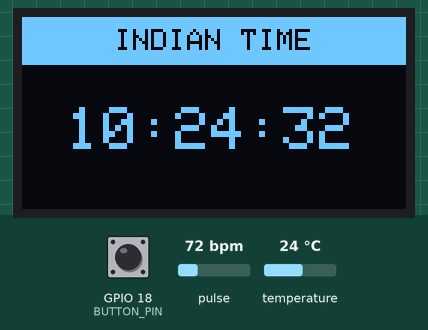
Bench run of a sketch on a simulated ESP32. Parts: 128×64 one-colour display. The inputs (shaded band) are chosen by the test bench; at power-on: GPIO 18 (BUTTON_PIN) HIGH, temperature 24 °C, pulse 72 bpm. WiFi joins after 1.5 s; servers stay silent unless stated; uploads are accepted with an empty reply; the local clock reads 2024-03-15 10:24:30 at power-on unless the sketch sets it; what the sketch prints to the serial monitor is not drawn.

Above: at 3.0 s.
3.1 s: GPIO 18 (BUTTON_PIN) pulled LOW for 0.15 s
At 4.6 s:
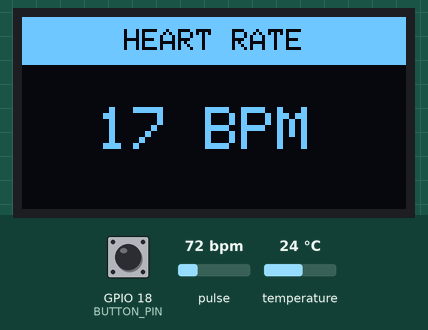
7.9 s: GPIO 18 (BUTTON_PIN) pulled LOW for 3.2 s
At 9.9 s:
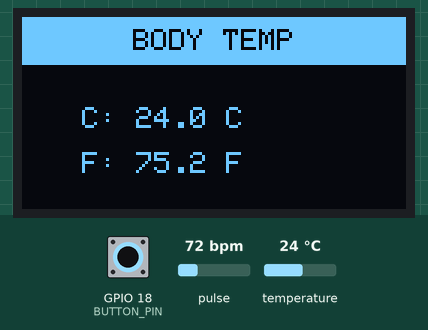
14.3 s: GPIO 18 (BUTTON_PIN) pulled LOW for 3.2 s
19.6 s: temperature set to 12 °C
At 20.6 s:
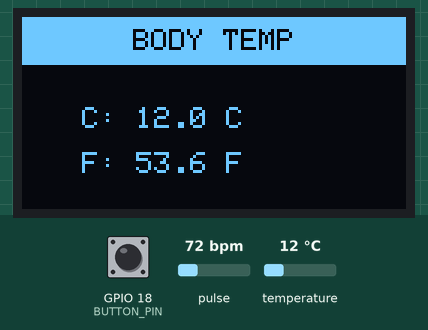
21.2 s: GPIO 18 (BUTTON_PIN) pulled LOW for 1 s
At 22.7 s:
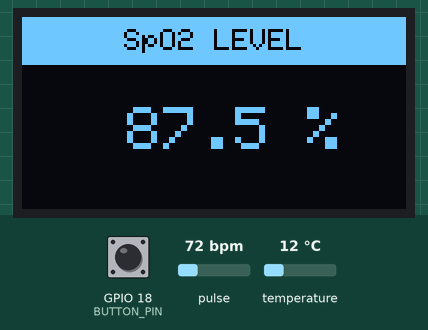
22.8 s: GPIO 18 (BUTTON_PIN) pulled LOW for 1 s
At 24.7 s:
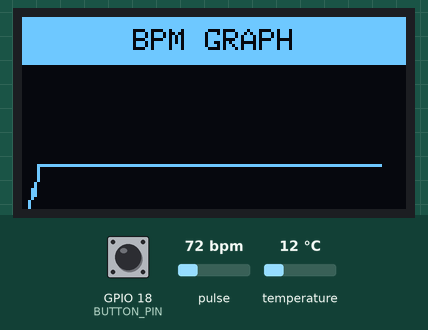
Timing chart, 0 to 26.2 s (numbered marks = the images above; inputs shaded):
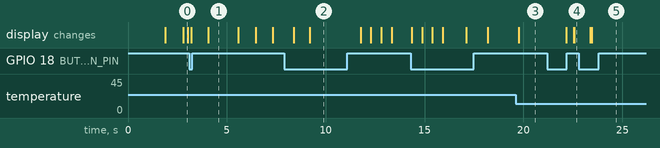

Measured:
- after the input at 3.1 s, the display: first changes after 0.10 s (image 1 shows a later state)
- after the input at 7.9 s, the display: first differs from a run without the input after 1.3 s (image 2)
- after the input at 19.6 s, the display: changes after 0.18 s (image 3)
- after the input at 21.2 s, the display: changes after 0.96 s (image 4)
- what the display in image 1 shows lasts 1.5 s, from 4.1 s to 5.6 s

The sketch:

cps_final.ino
```cpp
#include <WiFi.h>
#include <time.h>
#include <Wire.h>
#include <HTTPClient.h>
#include "base64.h"
#include <Adafruit_GFX.h>
#include <Adafruit_SSD1306.h>
#include <OneWire.h>
#include <DallasTemperature.h>
#include "MAX30105.h"
#include "heartRate.h"

// ================= BLYNK =================
#define BLYNK_TEMPLATE_ID "TMPL3aYpKaUEv"
#define BLYNK_TEMPLATE_NAME "ESP32 HealthX"
#define BLYNK_AUTH_TOKEN "qtmJUXBIpWzPUDu8aZrka_uY9IVutM4X"

#include <BlynkSimpleEsp32.h>
char auth[] = BLYNK_AUTH_TOKEN;

// ================= WIFI =================
const char* ssid = "wifi";
const char* password = "pass";

const long gmtOffset_sec = 19800;
const int daylightOffset_sec = 0;

// ================= TWILIO =================
const char* accountSID = "AC0051fde8a13b0abad26070e8401b2e08";
const char* authToken = "37116736c59ffa9a8f873ae046146cb4";
const char* fromNumber = "number";
const char* toNumber   = "number";

// ================= OLED =================
Adafruit_SSD1306 display(128, 64, &Wire, -1);

// ================= SENSORS =================
#define ONE_WIRE_BUS 15
OneWire oneWire(ONE_WIRE_BUS);
DallasTemperature sensors(&oneWire);
MAX30105 particleSensor;

// ================= BUTTON =================
#define BUTTON_PIN 18
#define DEBOUNCE_TIME 40
int screenMode = 0;

bool lastReading = HIGH;
bool stableState = HIGH;
unsigned long lastDebounceTime = 0;

// ================= EMERGENCY =================
unsigned long pressStartTime = 0;
bool longPressTriggered = false;
bool emergencyActive = false;
bool flashState = false;
unsigned long lastFlashTime = 0;

// ================= HEART =================
const byte RATE_SIZE = 4;
byte rates[RATE_SIZE];
byte rateSpot = 0;
long lastBeat = 0;
int beatAvg = 0;
float spo2 = 0;

// ================= GRAPH =================
#define GRAPH_POINTS 120
int bpmGraph[GRAPH_POINTS];
int graphIndex = 0;

// ================= BLYNK TIMER =================
unsigned long lastBlynkSend = 0;

// ======================================================
void sendEmergencySMS()
{
  if (WiFi.status() != WL_CONNECTED) return;

  HTTPClient http;
  String url = "https://api.twilio.com/2010-04-01/Accounts/" + String(accountSID) + "/Messages.json";
  http.begin(url);

  String authStr = String(accountSID) + ":" + String(authToken);
  String encodedAuth = base64::encode(authStr);

  http.addHeader("Authorization", "Basic " + encodedAuth);
  http.addHeader("Content-Type", "application/x-www-form-urlencoded");

  String messageBody = "From=" + String(fromNumber) +
                       "&To=" + String(toNumber) +
                       "&Body=EMERGENCY ALERT! Patient needs immediate attention!";

  http.POST(messageBody);
  http.end();
}

// ======================================================
void connectWiFi()
{
  WiFi.begin(ssid, password);
  Serial.print("Connecting to WiFi");

  unsigned long startAttempt = millis();

  while (WiFi.status() != WL_CONNECTED && millis() - startAttempt < 10000) {
    delay(500);
    Serial.print(".");
  }

  if (WiFi.status() == WL_CONNECTED) {
    Serial.println("\nWiFi Connected");
    Blynk.begin(auth, ssid, password);

    configTime(gmtOffset_sec, daylightOffset_sec, "pool.ntp.org", "time.nist.gov");

    struct tm timeinfo;
    int retry = 0;
    while (!getLocalTime(&timeinfo) && retry < 15) {
      delay(1000);
      retry++;
    }
  }
}

// ======================================================
void setup() {

  Serial.begin(115200);
  pinMode(BUTTON_PIN, INPUT_PULLUP);

  Wire.begin(21,22);
  display.begin(SSD1306_SWITCHCAPVCC, 0x3C);

  sensors.begin();
  particleSensor.begin(Wire);
  particleSensor.setup();
  particleSensor.setPulseAmplitudeRed(0x1F);
  particleSensor.setPulseAmplitudeIR(0x1F);

  for(int i=0;i<GRAPH_POINTS;i++){
    bpmGraph[i] = 75;
  }

  connectWiFi();
}

// ======================================================
void handleButton()
{
  bool reading = digitalRead(BUTTON_PIN);

  if (reading != lastReading)
    lastDebounceTime = millis();

  if ((millis() - lastDebounceTime) > DEBOUNCE_TIME) {
    if (reading != stableState) {
      stableState = reading;

      if (stableState == LOW && !emergencyActive) {
        screenMode++;
        if (screenMode > 5) screenMode = 0;
      }
    }
  }

  lastReading = reading;

  if (stableState == LOW) {

    if (pressStartTime == 0) {
      pressStartTime = millis();
    }

    if (!longPressTriggered && (millis() - pressStartTime > 3000)) {

      longPressTriggered = true;

      if (!emergencyActive) {
        emergencyActive = true;
        sendEmergencySMS();
      }
      else {
        emergencyActive = false;
      }
    }
  }
  else {
    pressStartTime = 0;
    longPressTriggered = false;
  }
}

// ======================================================
void drawHeader(String title)
{
  display.fillRect(0, 0, 128, 16, WHITE);
  display.setTextColor(BLACK);
  display.setTextSize(1);
  display.setCursor((128 - title.length()*6)/2, 4);
  display.print(title);
  display.setTextColor(WHITE);
}

void drawEmergency()
{
  if (millis() - lastFlashTime > 500) {
    flashState = !flashState;
    lastFlashTime = millis();
  }

  if (flashState) {
    display.fillScreen(WHITE);
    display.setTextColor(BLACK);
  } else {
    display.fillScreen(BLACK);
    display.setTextColor(WHITE);
  }

  display.setTextSize(2);
  display.setCursor(15, 20);
  display.print("EMERGENCY");

  display.setTextSize(1);
  display.setCursor(20, 45);
  display.print("HELP REQUIRED!");
}

// ======================================================
// 🔥 UPDATED TEMPERATURE SCREEN ONLY
void drawTemp()
{
  sensors.requestTemperatures();
  float tempC = sensors.getTempCByIndex(0);
  float tempF = sensors.toFahrenheit(tempC);

  drawHeader("BODY TEMP");

  display.setTextSize(1);   // Smaller font
  display.setCursor(20, 30);
  display.print("C: ");
  display.print(tempC,1);
  display.print(" C");

  display.setCursor(20, 45);
  display.print("F: ");
  display.print(tempF,1);
  display.print(" F");
}
// ======================================================

// ===== REST OF YOUR CODE EXACTLY SAME =====

void drawClock()
{
  struct tm timeinfo;
  if (!getLocalTime(&timeinfo)) {
    drawHeader("TIME");
    display.setCursor(20,30);
    display.print("No NTP Sync");
    return;
  }

  char timeStr[10];
  strftime(timeStr, sizeof(timeStr), "%H:%M:%S", &timeinfo);

  drawHeader("INDIAN TIME");
  display.setTextSize(2);
  display.setCursor(15, 30);
  display.print(timeStr);
}

void drawBPM()
{
  long irValue = particleSensor.getIR();

  if (checkForBeat(irValue)) {
    long delta = millis() - lastBeat;
    lastBeat = millis();
    float bpm = 60 / (delta / 1000.0);

    if (bpm > 20 && bpm < 200) {
      rates[rateSpot++] = (byte)bpm;
      rateSpot %= RATE_SIZE;

      beatAvg = 0;
      for (byte i = 0; i < RATE_SIZE; i++)
        beatAvg += rates[i];
      beatAvg /= RATE_SIZE;

      bpmGraph[graphIndex] = beatAvg;
      graphIndex++;
      if (graphIndex >= GRAPH_POINTS) graphIndex = 0;
    }
  }

  drawHeader("HEART RATE");
  display.setTextSize(2);
  display.setCursor(25, 30);
  display.print(String(beatAvg) + " BPM");
}

void drawSpO2()
{
  long ir = particleSensor.getIR();
  long red = particleSensor.getRed();

  if (ir > 10000 && red > 10000) {
    float ratio = (float)red / ir;
    spo2 = 110 - 25 * ratio;
    if (spo2 > 100) spo2 = 100;
    if (spo2 < 0) spo2 = 0;
  }

  drawHeader("SpO2 LEVEL");
  display.setTextSize(2);
  display.setCursor(35, 30);
  display.print(String(spo2,1) + " %");
}

void drawGraph()
{
  drawHeader("BPM GRAPH");

  int graphTop = 18;
  int graphBottom = 63;

  for (int i = 1; i < GRAPH_POINTS; i++) {
    if (bpmGraph[i-1] > 40 && bpmGraph[i] > 40) {

      int x1 = i - 1;
      int x2 = i;

      int y1 = graphBottom - map(bpmGraph[i-1], 50, 120, 0, 40);
      int y2 = graphBottom - map(bpmGraph[i], 50, 120, 0, 40);

      y1 = constrain(y1, graphTop, graphBottom);
      y2 = constrain(y2, graphTop, graphBottom);

      display.drawLine(x1, y1, x2, y2, WHITE);
    }
  }
}

void drawStatus()
{
  drawHeader("HEALTH STATUS");
  display.setTextSize(2);
  display.setCursor(10, 30);

  if (beatAvg < 50) display.print("LOW BPM");
  else if (beatAvg > 120) display.print("HIGH BPM");
  else if (spo2 < 90) display.print("LOW SpO2");
  else display.print("STABLE");
}

void loop()
{
  Blynk.run();
  handleButton();
  display.clearDisplay();

  if (emergencyActive) {
    drawEmergency();
  }
  else {
    switch(screenMode) {
      case 0: drawClock(); break;
      case 1: drawBPM(); break;
      case 2: drawTemp(); break;
      case 3: drawSpO2(); break;
      case 4: drawGraph(); break;
      case 5: drawStatus(); break;
    }
  }

  display.display();

  if (millis() - lastBlynkSend > 2000) {

    sensors.requestTemperatures();
    float tempF = sensors.toFahrenheit(sensors.getTempCByIndex(0));

    Blynk.virtualWrite(V0, beatAvg);
    Blynk.virtualWrite(V1, tempF);
    Blynk.virtualWrite(V2, spo2);

    lastBlynkSend = millis();
  }
}
```
